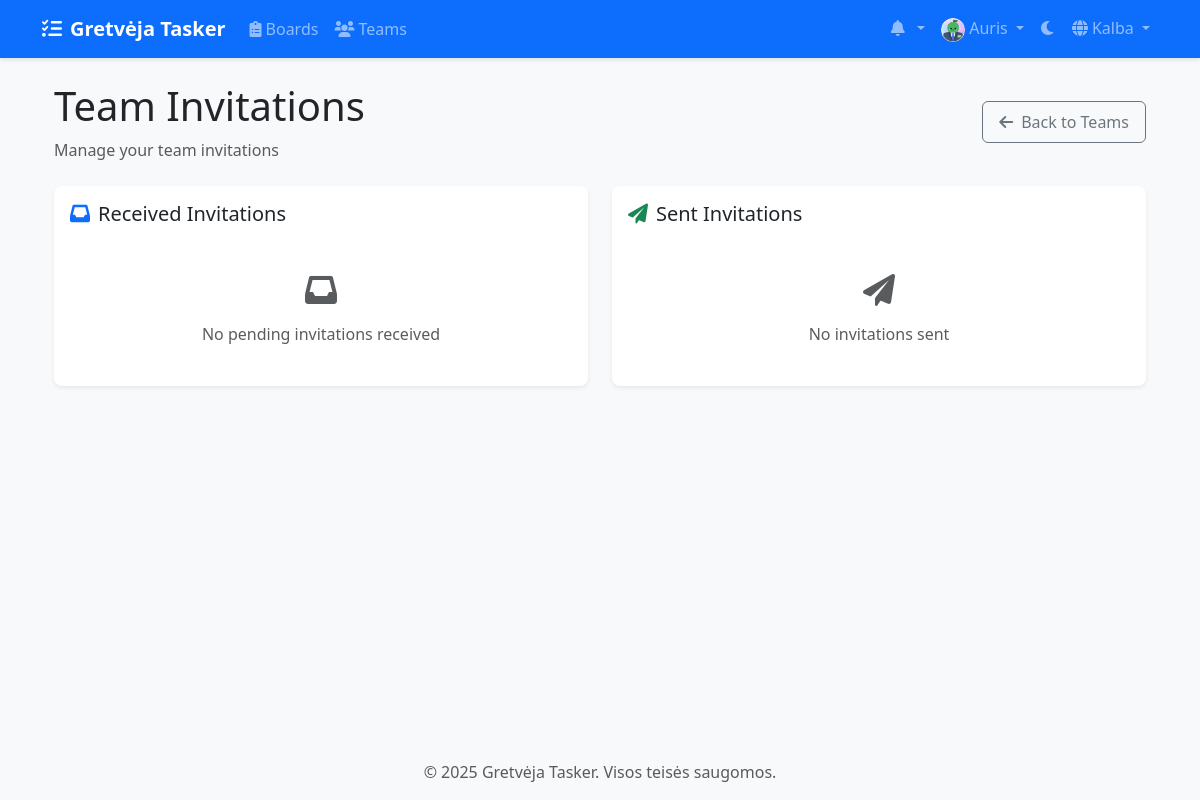
Before: /lt/teams/invitations/ (signed in) with the older database file.
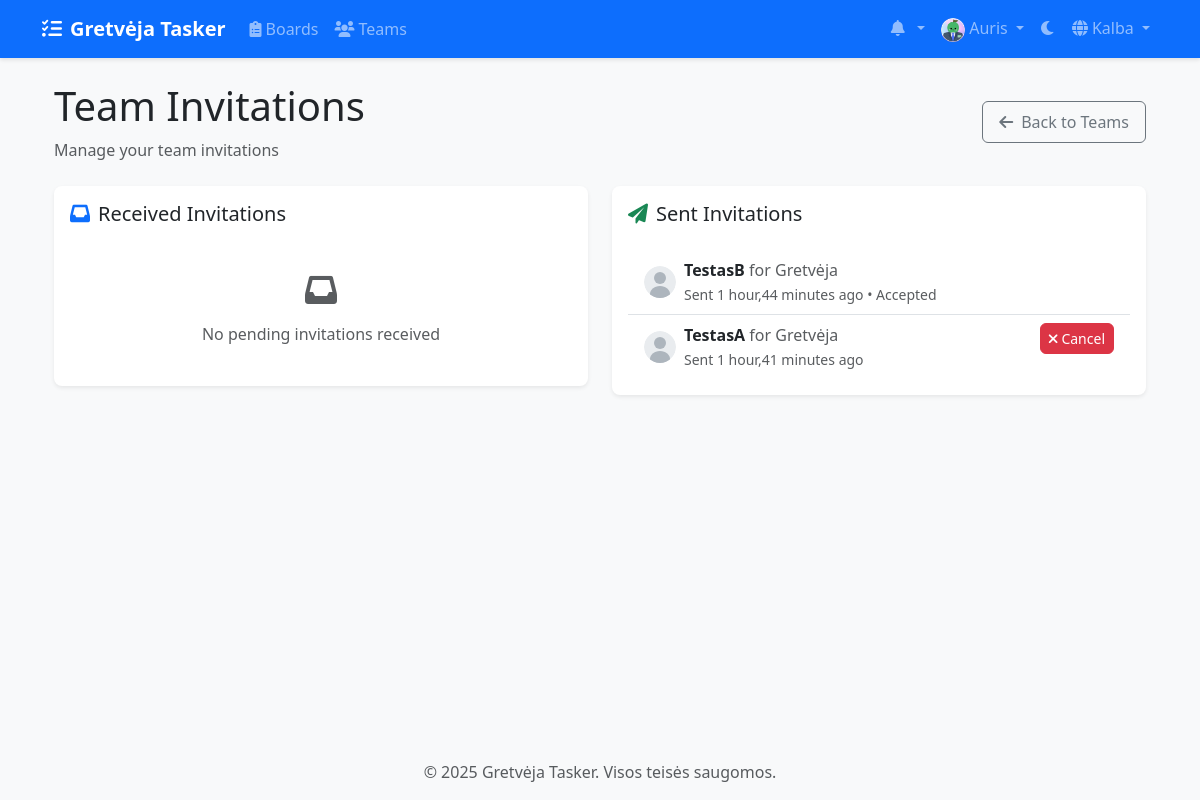
After: the same page with the newer database file.
### accounts/models.py (models this page shows, shortened)
class CustomUser(AbstractUser):
    email = models.EmailField(_('email address'), unique=True)
    avatar = models.ImageField(upload_to='avatars/', null=True, blank=True)
    bio = models.TextField(max_length=500, blank=True)
    theme_preference = models.CharField(
        max_length=10,
        choices=[('light', 'Light'), ('dark', 'Dark')],
        default='light'
    )
    notification_preferences = models.JSONField(
        default=dict,
        help_text=_('User notification preferences')
    )
    class Meta:
        verbose_name = _('user')
        verbose_name_plural = _('users')

### teams/models.py (models this page shows, shortened)
class TeamInvitation(models.Model):
    STATUS_CHOICES = [
        ('pending', 'Pending'),
        ('accepted', 'Accepted'),
        ('rejected', 'Rejected'),
    ]
    team = models.ForeignKey(Team, on_delete=models.CASCADE, related_name='invitations')
    invited_by = models.ForeignKey(
        settings.AUTH_USER_MODEL,
        on_delete=models.CASCADE,
        related_name='sent_invitations'
    )
    invited_user = models.ForeignKey(
        settings.AUTH_USER_MODEL,
        on_delete=models.CASCADE,
        related_name='received_invitations'
    )
    status = models.CharField(max_length=20, choices=STATUS_CHOICES, default='pending')
    created_at = models.DateTimeField(auto_now_add=True)
    response_date = models.DateTimeField(null=True, blank=True)
    class Meta:
        unique_together = ('team', 'invited_user')

class Team(models.Model):
    name = models.CharField(max_length=100)
    description = models.TextField(blank=True)
    created_at = models.DateTimeField(auto_now_add=True)
    updated_at = models.DateTimeField(auto_now=True)
    owner = models.ForeignKey(
        settings.AUTH_USER_MODEL,
        on_delete=models.CASCADE,
        related_name='owned_teams'
    )
    members = models.ManyToManyField(
        settings.AUTH_USER_MODEL,
        through='TeamMembership',
        related_name='teams'
    )

### teams/views.py (the view)
# urls.py: path('invitations/', views.invitation_list, name='invitation_list'),
@login_required
def invitation_list(request):
    sent_invitations = TeamInvitation.objects.filter(
        invited_by=request.user
    ).select_related('team', 'invited_user')
    received_invitations = TeamInvitation.objects.filter(
        invited_user=request.user
    ).select_related('team', 'invited_by')
    return render(request, 'teams/invitation_list.html', {
        'sent_invitations': sent_invitations,
        'received_invitations': received_invitations
    })

### templates/teams/invitation_list.html (shortened to what this page needs)
{% extends 'base.html' %}
{% load static %}
{% block content %}
<div class="container">
    <div class="d-flex justify-content-between align-items-center mb-4">
        <div>
            <h1 class="mb-2">Team Invitations</h1>
            <p class="text-muted mb-0">Manage your team invitations</p>
        </div>
        <a href="{% url 'teams:team_list' %}" class="btn btn-outline-secondary">
            <i class="fas fa-arrow-left me-2"></i>Back to Teams
        </a>
    </div>
    <div class="row">
        <div class="col-lg-6 mb-4">
            <div class="card shadow-sm">
                <div class="card-body">
                    <h5 class="card-title mb-4">
                        <i class="fas fa-inbox me-2 text-primary"></i>Received Invitations
                    </h5>
                    {% if received_invitations %}
                    <div class="list-group">
                        {% for invitation in received_invitations %}
                        <div class="list-group-item">
                            <div class="d-flex justify-content-between align-items-start">
                                <div class="d-flex align-items-center">
                                    {% if invitation.team.owner.avatar %}
                                        <img src="{{ invitation.team.owner.avatar.url }}" alt="Avatar"
                                             class="rounded-circle me-2" style="width: 32px; height: 32px; object-fit: cover;">
                                    {% else %}
                                        <img src="{% static 'images/default-avatar.svg' %}" alt="Avatar"
                                             class="rounded-circle me-2" style="width: 32px; height: 32px; background-color: #fff;">
                                    {% endif %}
                                    <div>
                                        <div class="fw-bold">{{ invitation.team.name }}</div>
                                        <small class="text-muted">
                                            Invited by {{ invitation.invited_by.username }}
                                            {{ invitation.created_at|timesince }} ago
                                        </small>
                                    </div>
                                </div>
                                <div class="ms-3">
                                    <form method="post" action="{% url 'teams:accept_invitation' invitation_id=invitation.id %}"
                                          class="d-inline">
                                        {% csrf_token %}
                                        <button type="submit" class="btn btn-sm btn-success">
                                            <i class="fas fa-check me-1"></i>Accept
                                        </button>
                                    </form>
                                    <form method="post" action="{% url 'teams:reject_invitation' invitation_id=invitation.id %}"
                                          class="d-inline">
                                        {% csrf_token %}
                                        <button type="submit" class="btn btn-sm btn-danger">
                                            <i class="fas fa-times me-1"></i>Reject
                                        </button>
                                    </form>
                                </div>
                            </div>
                        </div>
                        {% endfor %}
                    </div>
                    {% else %}
                    <div class="text-center text-muted py-4">
                        <i class="fas fa-inbox fa-2x mb-3"></i>
                        <p class="mb-0">No pending invitations received</p>
                    </div>
                    {% endif %}
                </div>
            </div>
        </div>
        <div class="col-lg-6 mb-4">
            <div class="card shadow-sm">
                <div class="card-body">
                    <h5 class="card-title mb-4">
                        <i class="fas fa-paper-plane me-2 text-success"></i>Sent Invitations
                    </h5>
                    {% if sent_invitations %}
                    <div class="list-group">
                        {% for invitation in sent_invitations %}
                        <div class="list-group-item">
                            <div class="d-flex justify-content-between align-items-start">
                                <div class="d-flex align-items-center">
                                    {% if invitation.invited_user.avatar %}
                                        <img src="{{ invitation.invited_user.avatar.url }}" alt="Avatar"
                                             class="rounded-circle me-2" style="width: 32px; height: 32px; object-fit: cover;">
                                    {% else %}
                                        <img src="{% static 'images/default-avatar.svg' %}" alt="Avatar"
                                             class="rounded-circle me-2" style="width: 32px; height: 32px; background-color: #fff;">
                                    {% endif %}
                                    <div>
                                        <div>
                                            <span class="fw-bold">{{ invitation.invited_user.username }}</span>
                                            <span class="text-muted">for {{ invitation.team.name }}</span>
                                        </div>
                                        <small class="text-muted">
                                            Sent {{ invitation.created_at|timesince }} ago
                                            {% if invitation.status != 'pending' %}
                                            • {{ invitation.get_status_display }}
                                            {% endif %}
                                        </small>
                                    </div>
                                </div>
                                {% if invitation.status == 'pending' %}
                                <div class="ms-3">
                                    <form method="post" action="{% url 'teams:cancel_invitation' invitation_id=invitation.id %}"
                                          class="d-inline">
                                        <button type="submit" class="btn btn-sm btn-danger">
                                            <i class="fas fa-times me-1"></i>Cancel
                                        </button>
                                    </form>
                                </div>
                                {% endif %}
                            </div>
                        </div>
                        {% endfor %}
                    </div>
                    {% else %}
                    <div class="text-center text-muted py-4">
                        <i class="fas fa-paper-plane fa-2x mb-3"></i>
                        <p class="mb-0">No invitations sent</p>
                    </div>
                    {% endif %}
                </div>
            </div>
        </div>
    </div>
</div>
{% endblock %}

### templates/base.html (shortened to what this page needs)
{% load static %}
{% load compress %}
{% load i18n %}
<!DOCTYPE html>
<html lang="{{ LANGUAGE_CODE }}" data-bs-theme="light">
<head>
    <link href="https://cdn.jsdelivr.net/npm/bootstrap@5.3.2/dist/css/bootstrap.min.css" rel="stylesheet">
    <link href="https://cdnjs.cloudflare.com/ajax/libs/font-awesome/6.0.0/css/all.min.css" rel="stylesheet">
    <link href="https://cdn.jsdelivr.net/npm/select2@4.1.0-rc.0/dist/css/select2.min.css" rel="stylesheet">
    <link href="https://cdn.jsdelivr.net/npm/select2-bootstrap-5-theme@1.3.0/dist/select2-bootstrap-5-theme.min.css" rel="stylesheet">
    {% compress css %}
    <link href="{% static 'css/style.css' %}" rel="stylesheet">
    {% endcompress %}
</head>
<body>
    <nav class="navbar navbar-expand-lg navbar-dark bg-primary">
        <div class="container">
            <a class="navbar-brand" href="{% url 'home' %}">
                <i class="fas fa-tasks me-2"></i>Gretvėja Tasker
            </a>
            <div class="collapse navbar-collapse" id="navbarNav">
                <ul class="navbar-nav me-auto">
                    {% if user.is_authenticated %}
                        <li class="nav-item">
                            <a class="nav-link" href="{% url 'boards:board_list' %}">
                                <i class="fas fa-clipboard-list me-1"></i>Boards
                            </a>
                        </li>
                        <li class="nav-item">
                            <a class="nav-link" href="{% url 'teams:team_list' %}">
                                <i class="fas fa-users me-1"></i>Teams
                            </a>
                        </li>
                    {% endif %}
                </ul>
                <ul class="navbar-nav">
                    {% if user.is_authenticated %}
                        <li class="nav-item dropdown">
                            <a class="nav-link dropdown-toggle" href="#" id="notificationsDropdown" role="button" data-bs-toggle="dropdown">
                                <i class="fas fa-bell me-1"></i>
                            </a>
                        </li>
                        <li class="nav-item dropdown">
                            <a class="nav-link dropdown-toggle" href="#" id="userDropdown" role="button" data-bs-toggle="dropdown">
                                {% if user.avatar %}
                                    <img src="{{ user.avatar.url }}" alt="Avatar" class="rounded-circle" width="24" height="24">
                                {% else %}
                                    <i class="fas fa-user-circle"></i>
                                {% endif %}
                                {{ user.username }}
                            </a>
                        </li>
                    {% endif %}
                    <li class="nav-item">
                        <button class="btn nav-link" id="theme-toggle">
                            <i class="fas fa-moon"></i>
                        </button>
                    </li>
                    <li class="nav-item dropdown">
                        <a class="nav-link dropdown-toggle" href="#" id="languageDropdown" role="button" data-bs-toggle="dropdown">
                            <i class="fas fa-globe me-1"></i>{% trans "Language" %}
                        </a>
                                {% get_current_language as CURRENT_LANGUAGE %}
                                {% get_available_languages as LANGUAGES %}
                    </li>
                </ul>
            </div>
        </div>
    </nav>
    <main class="container my-4">
        {% block content %}{% endblock %}
    </main>
    <footer class="footer mt-auto py-3 bg-light">
        <div class="container text-center">
            <span class="text-muted">© {% now "Y" %} Gretvėja Tasker. {% trans "All rights reserved." %}</span>
        </div>
    </footer>
</body>
</html>

### static/css/style.css (style rules this page uses)
:root { --primary-color: #0d6efd; --secondary-color: #6c757d; --success-color: #198754; --info-color: #0dcaf0; --warning-color: #ffc107; --danger-color: #dc3545; --light-color: #f8f9fa; --dark-color: #212529; --todo-color: #ff6b6b; --doing-color: #ffd93d; --done-color: #6bcb77; --rejected-color: #4d96ff; }
body { min-height: 100vh; display: flex; flex-direction: column; background-color: var(--bs-gray-100); }
main { flex: 1; }
.navbar { box-shadow: 0 2px 4px rgba(0,0,0,0.1); }
.navbar-brand { font-weight: bold; }
.card { border-radius: 0.5rem; box-shadow: 0 0.125rem 0.25rem rgba(0,0,0,0.075); transition: transform 0.2s ease-in-out; border: none; }
.btn { border-radius: 0.375rem; padding: 0.5rem 1rem; font-weight: 500; transition: all 0.2s ease; }

### templates/teams/invitation_list.html (style rules this page uses)
.list-group-item { border-left: none; border-right: none; }
.list-group-item:first-child { border-top: none; }
.list-group-item:last-child { border-bottom: none; }
.btn-sm { padding: 0.25rem 0.5rem; font-size: 0.875rem; }

Changed rows visible on the page:
added TeamInvitation: invited_user.username "TestasB", team.name "Gretvėja", created_at "1 hour,44 minutes", status "Accepted"
added TeamInvitation: invited_user.username "TestasA", team.name "Gretvėja", created_at "1 hour,41 minutes", status "pending" (drawn)
Other visible differences:
text no longer shown: "No invitations sent"
